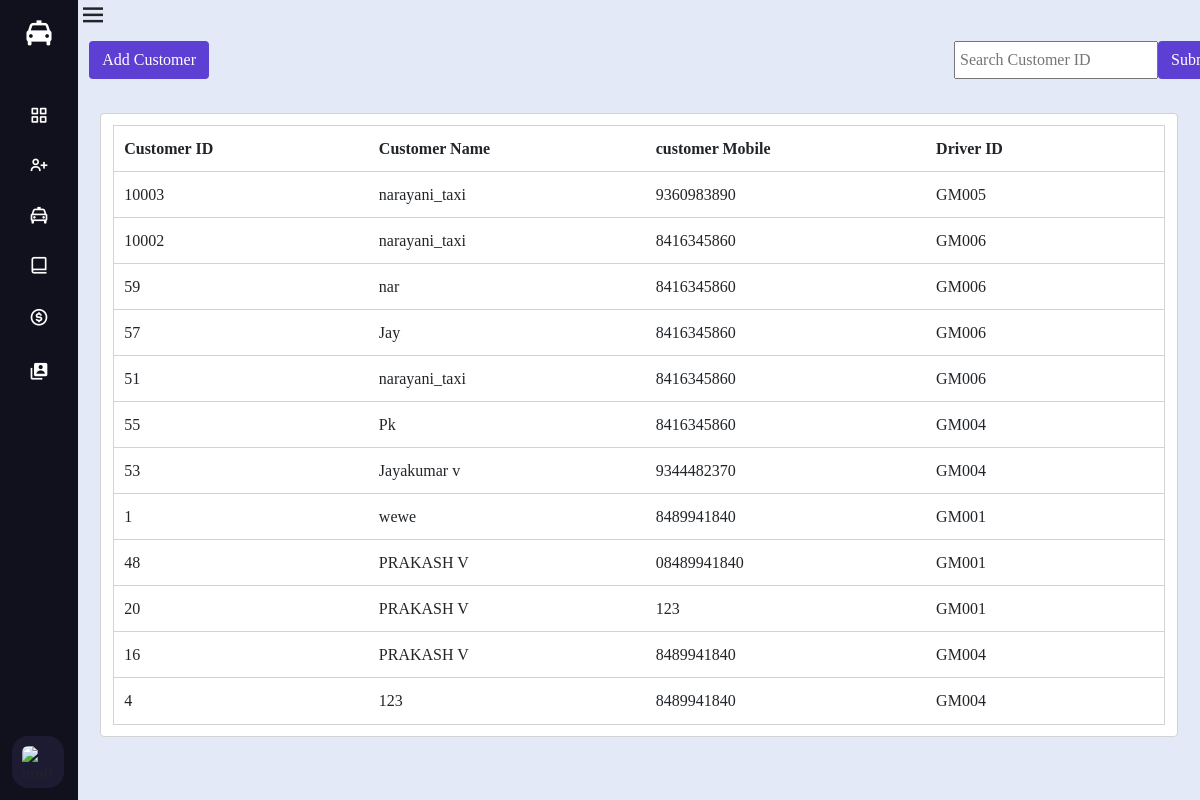
The page /completedrides.php on the database its author committed.
### tables this page shows
CREATE TABLE `ridedetails` (
  `rideid` int(11) NOT NULL,
  `customerid` int(10) DEFAULT NULL,
  `customername` varchar(200) DEFAULT NULL,
  `customermobile` mediumtext DEFAULT NULL,
  `driverdata` varchar(100) DEFAULT NULL,
  `ridemode` varchar(100) DEFAULT NULL
);

### completedrides.php (the view, shortened to what this page needs)
<?php		ini_set('display_errors', 0);
            include("database.php");
			if(isset($_POST["searchsubmit"]))
			{
				$customerdata=$_POST['customerdata'];
				$allquery="select * from ridedetails where customerid='".$customerdata."' order by rideid desc";
				$result= mysqli_query($con, $allquery);
			}
			else
			{
				$query="select * from ridedetails  order by rideid desc";
				$result= mysqli_query($con, $query);
			}
?>
<!DOCTYPE html>
<html lang="en" dir="ltr" >
  <head>
    <link rel="stylesheet" href="adminstyle.css">
    <link href='https://unpkg.com/boxicons@2.0.7/css/boxicons.min.css' rel='stylesheet'>
	<link href="https://cdn.jsdelivr.net/npm/bootstrap@5.1.3/dist/css/bootstrap.min.css" rel="stylesheet">
	<link rel="stylesheet" href="https://cdnjs.cloudflare.com/ajax/libs/font-awesome/4.7.0/css/font-awesome.min.css">
		<link href = "https://code.jquery.com/ui/1.10.4/themes/ui-lightness/jquery-ui.css" rel = "stylesheet">
<link rel='stylesheet' href='https://cdn-uicons.flaticon.com/uicons-regular-rounded/css/uicons-regular-rounded.css'>
</head>
<body>
  <div class="sidebar close">
    <div class="logo-details">
	  <i class='bx bxs-taxi' style="padding:3px;"></i>
    </div>
    <ul class="nav-links">
      <li>
        <a href="adminhome.php">
          <i class='bx bx-grid-alt' ></i>
        </a>
      </li>
	   <li>
        <div class="iocn-link">
          <a href="#">
             <i class='bx bx-user-plus'></i>
          </a>
        </div>
      </li>
      <li>
        <div class="iocn-link">
          <a href="#">
            <i class='bx bx-taxi'></i>
          </a>
        </div>
      </li>
      <li>
        <div class="iocn-link">
          <a href="#">
            <i class='bx bx-book-alt' ></i>
          </a>
        </div>
      </li>
      <li>
        <div class="iocn-link">
          <a href="#">
           <i class='bx bx-dollar-circle' ></i>
          </a>
        </div>
      </li>
      <li>
        <div class="iocn-link">
          <a href="#">
            <i class='bx bxs-user-account'></i>
          </a>
        </div>
      </li>
	<li>
    <div class="profile-details">
      <div class="profile-content">
        <img src="images/delivery-man-white.png" alt="profileImg">
      </div>
    </div>
  </li>
</ul>
</div>
<section class="home-section ">
    <div class="home-content ">
      <i class='bx bx-menu' ></i>
    </div>
<section class="whole">
	<a href="index.php"  class="btn addcustomer">Add Customer</a>
<div class="top">
		<div class="topbox">
			<form action="completedrides.php" method="post">
				<div class="searchbox">
					<input type="text" name="customerdata" id="customerdata"  placeholder=" Search Customer ID">
					<input type="submit" class="btn searchcolor " name="searchsubmit" id="search">
			    </div>
			</form>
		</div>
</div>
</section>
<section class="gridbox">
 <div class="card">
	<div class="table-responsive text-nowrap">
	<div class="tbl">
	<table>
	<tr>
		<th>Customer ID</th>
		<th>Customer Name</th>
		<th>customer Mobile</th>
		<th>Driver ID</th>
	</tr>
<?php
			while($datas= mysqli_fetch_assoc($result)) {
?>
	<tr>
		<td><?php echo $datas['customerid'];?></td>
		<td><?php echo $datas['customername'];?></td>
		<td><?php echo $datas['customermobile'];?></td>
		<td>GM00<?php echo $datas['driverdata'];?></td>
	</tr>
<?php } ?>
	</table>
	</div>
	</div>
	</div>
</section>
</section>
</body>
</html>

### adminstyle.css (style rules this page uses)
* { margin: 0; padding: 0; box-sizing: border-box; font-family: 'Poppins', sans-serif; }
body { overflow: hidden; }
.sidebar { position: fixed; top: 0; left: 0; height: 100%; width: 260px; background: #11101d; z-index: 100; transition: all 0.5s ease; }
.sidebar.close { width: 78px; }
.sidebar .logo-details { height: 60px; width: 100%; display: flex; align-items: center; }
.sidebar .logo-details i { font-size: 30px; color: #fff; height: 50px; min-width: 78px; text-align: center; line-height: 50px; }
.sidebar .nav-links { height: 100%; padding: 30px 0 150px 0; overflow: auto; }
.sidebar.close .nav-links { overflow: visible; }
.sidebar .nav-links li { position: relative; list-style: none; transition: all 0.4s ease; }
.sidebar .nav-links li .iocn-link { display: flex; align-items: center; justify-content: space-between; }
.sidebar.close .nav-links li .iocn-link { display: block }
.sidebar .nav-links li i { height: 50px; min-width: 78px; text-align: center; line-height: 50px; color: #fff; font-size: 20px; cursor: pointer; transition: all 0.3s ease; }
.sidebar .nav-links li a { display: flex; align-items: center; text-decoration: none; }
.sidebar .profile-details { position: fixed; bottom: 0; width: 260px; display: flex; align-items: center; justify-content: space-between; background: #1d1b31; padding: 12px 0; transition: all 0.5s ease; }
.sidebar.close .profile-details { background: none; }
.sidebar.close .profile-details { width: 78px; }
.sidebar .profile-details .profile-content { display: flex; align-items: center; }
.sidebar .profile-details img { height: 52px; width: 52px; object-fit: cover; border-radius: 16px; margin: 0 14px 0 12px; background: #1d1b31; transition: all 0.5s ease; }
.sidebar.close .profile-details img { padding: 10px; }
.home-section { position: relative; background: #E4E9F7; height: 100vh; left: 260px; width: calc(100% - 260px); transition: all 0.5s ease; }
.sidebar.close ~ .home-section { left: 78px; width: calc(100% - 78px); }
.home-content { display: flex; align-items: center; flex-wrap: wrap; }
.home-section .home-content .bx-menu, { color: #11101d; font-size: 35px; }
.home-section .home-content .bx-menu { cursor: pointer; }

### completedrides.php (style rules this page uses)
@media only screen and (min-device-width : 600px) { * { font-family:Serif; box-sizing:border-box; } }
@media only screen and (min-device-width : 600px) { .gridbox { overflow-y:scroll; height:85%; margin-top:1%; } }
@media only screen and (min-device-width : 600px) { .home-content { font-size:30px; } }
@media only screen and (min-device-width : 600px) { .searchbox { display:flex; } }
@media only screen and (min-device-width : 600px) { .searchcolor { color:white; background-color:#5D3FD3; } }
@media only screen and (min-device-width : 600px) { .top { position:fixed; left:79.5%; } }
@media only screen and (min-device-width : 600px) { .whole { display:flex; margin-top:1%; } }
@media only screen and (min-device-width : 600px) { table { background-color:white; } }
@media only screen and (min-device-width : 600px) { tr { border:1px solid lightgray; } }
@media only screen and (min-device-width : 600px) { th,td { width:7%; padding:1% 1%; } }
@media only screen and (min-device-width : 600px) { .btn-sm, .addcustomer { color:white; background-color:#5D3FD3; } }
@media only screen and (min-device-width : 600px) { .addcustomer { color:white; background-color:#5D3FD3; margin-left:1%; } }
@media only screen and (min-device-width : 600px) { .card { margin:2%; border:1px solid lightgray; padding:1%; } }

### rows shown on the page
ridedetails: customerid "10003", customername "narayani_taxi", customermobile "9360983890", driverdata "5"
ridedetails: customerid "10002", customername "narayani_taxi", customermobile "8416345860", driverdata "6"
ridedetails: customerid "59", customername "nar", customermobile "8416345860", driverdata "6"
ridedetails: customerid "57", customername "Jay", customermobile "8416345860", driverdata "6"
ridedetails: customerid "51", customername "narayani_taxi", customermobile "8416345860", driverdata "6"
ridedetails: customerid "55", customername "Pk", customermobile "8416345860", driverdata "4"
ridedetails: customerid "53", customername "Jayakumar v", customermobile "9344482370", driverdata "4"
ridedetails: customerid "1", customername "wewe", customermobile "8489941840", driverdata "1"
ridedetails: customerid "48", customername "PRAKASH V", customermobile "08489941840", driverdata "1"
ridedetails: customerid "20", customername "PRAKASH V", customermobile "123", driverdata "1"
ridedetails: customerid "16", customername "PRAKASH V", customermobile "8489941840", driverdata "4"
ridedetails: customerid "4", customername "123", customermobile "8489941840", driverdata "4"
